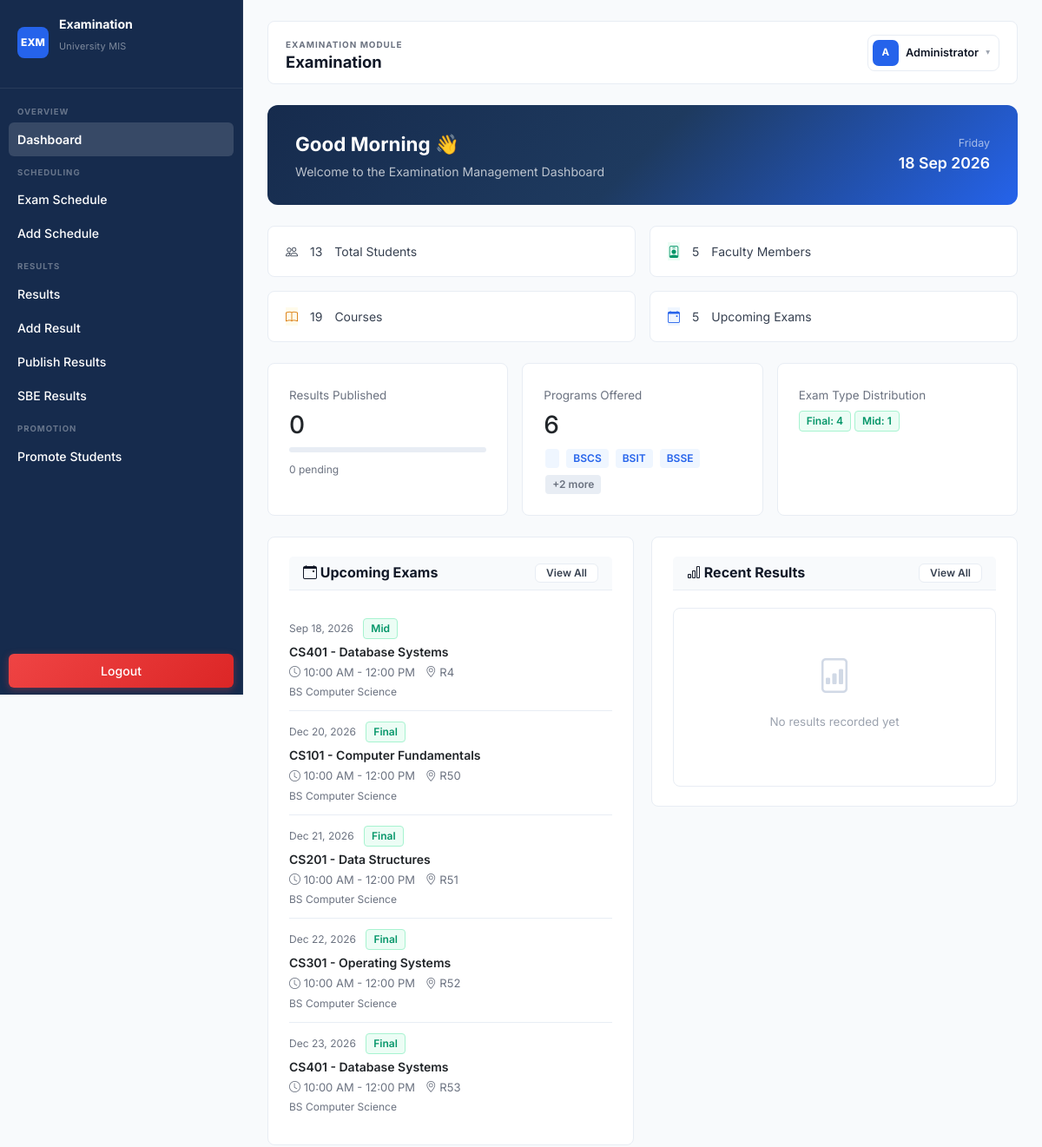
The page /examination/dashboard.php (signed in, upper part) on the database as committed earlier.
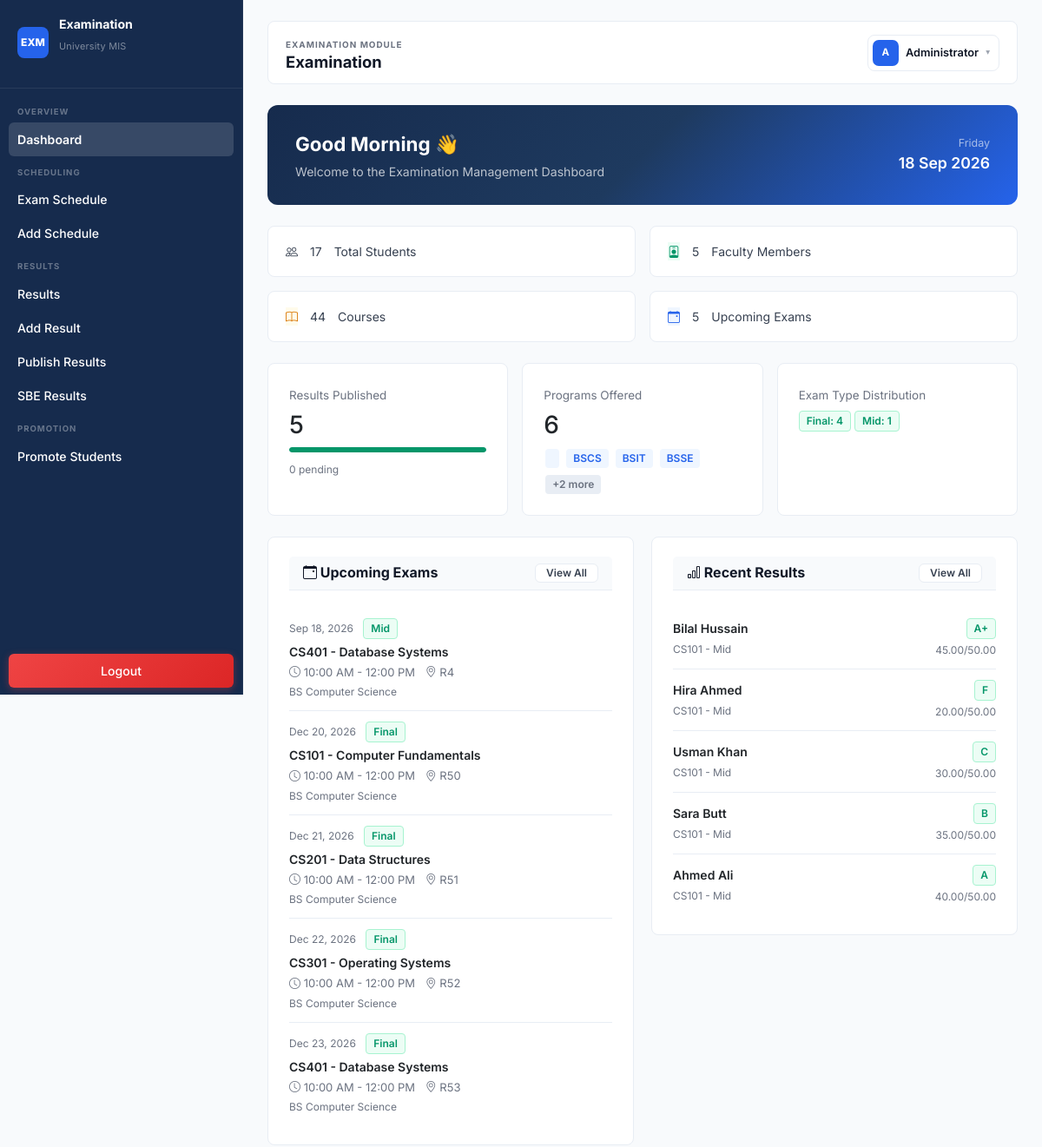
The same page on the database as committed later.
### tables this page shows
CREATE TABLE `exam_schedules` (
  `exam_id` int(11) NOT NULL,
  `course_id` int(11) NOT NULL,
  `exam_type` varchar(30) NOT NULL,
  `date` date NOT NULL,
  `start_time` time NOT NULL,
  `end_time` time NOT NULL,
  `room` varchar(30) NOT NULL,
  `status` enum('Scheduled','Ongoing','Completed','Cancelled') NOT NULL DEFAULT 'Scheduled',
  `created_at` timestamp NOT NULL DEFAULT current_timestamp()
);

CREATE TABLE `courses` (
  `course_id` int(11) NOT NULL,
  `course_code` varchar(20) NOT NULL,
  `course_name` varchar(100) DEFAULT NULL,
  `course_title` varchar(150) NOT NULL,
  `program_id` int(11) DEFAULT NULL,
  `credit_hours` tinyint(4) NOT NULL DEFAULT 3,
  `description` text DEFAULT NULL,
  `department_id` int(11) DEFAULT NULL,
  `semester_id` int(11) NOT NULL,
  `status` enum('Active','Inactive') NOT NULL DEFAULT 'Active',
  `created_at` timestamp NOT NULL DEFAULT current_timestamp(),
  `semester_name` varchar(40) DEFAULT NULL,
  `teacher_id` int(11) DEFAULT NULL
);

CREATE TABLE `programs` (
  `program_id` int(11) NOT NULL,
  `program_name` varchar(100) NOT NULL,
  `program_code` varchar(20) NOT NULL,
  `department_id` int(11) DEFAULT NULL,
  `duration_years` tinyint(4) NOT NULL DEFAULT 4,
  `total_semesters` tinyint(4) NOT NULL DEFAULT 8,
  `status` enum('Active','Inactive') NOT NULL DEFAULT 'Active',
  `created_at` timestamp NOT NULL DEFAULT current_timestamp()
);

CREATE TABLE `exam_results` (
  `result_id` int(11) NOT NULL,
  `student_id` int(11) NOT NULL,
  `exam_id` int(11) NOT NULL,
  `marks_obtained` decimal(5,2) NOT NULL,
  `total_marks` decimal(5,2) NOT NULL,
  `grade` varchar(2) DEFAULT NULL,
  `percentage` decimal(5,2) DEFAULT NULL,
  `status` enum('draft','published','archived') DEFAULT 'draft',
  `remarks` text DEFAULT NULL,
  `entered_by` int(11) DEFAULT NULL,
  `published_by` int(11) DEFAULT NULL,
  `published_at` datetime DEFAULT NULL,
  `created_at` timestamp NOT NULL DEFAULT current_timestamp(),
  `updated_at` timestamp NOT NULL DEFAULT current_timestamp() ON UPDATE current_timestamp()
);

CREATE TABLE `students` (
  `student_id` int(11) NOT NULL,
  `application_id` int(11) NOT NULL,
  `roll_no` varchar(30) DEFAULT NULL,
  `full_name` varchar(150) NOT NULL,
  `father_name` varchar(150) NOT NULL,
  `cnic_or_bform` varchar(20) DEFAULT NULL,
  `dob` date DEFAULT NULL,
  `gender` enum('Male','Female','Other') DEFAULT NULL,
  `contact_no` varchar(20) DEFAULT NULL,
  `email` varchar(150) DEFAULT NULL,
  `address` varchar(255) DEFAULT NULL,
  `program_id` int(11) NOT NULL,
  `admission_session_id` int(11) NOT NULL,
  `current_session_id` int(11) NOT NULL,
  `current_semester_id` int(11) NOT NULL,
  `section_id` int(11) DEFAULT NULL,
  `batch_year` smallint(6) NOT NULL,
  `admission_date` date NOT NULL,
  `status` enum('Active','Freeze','Graduated','Dropped','Suspended') NOT NULL DEFAULT 'Active',
  `created_at` timestamp NOT NULL DEFAULT current_timestamp(),
  `updated_at` timestamp NOT NULL DEFAULT current_timestamp() ON UPDATE current_timestamp(),
  `user_id` int(11) DEFAULT NULL,
  `semester` int(11) DEFAULT 1
);

### examination/dashboard.php (the view, shortened to what the changed rows need)
<?php
include 'includes/header.php';
$conn = getConnection();
$stats = [
    'students' => 0,
    'faculty' => 0,
    'courses' => 0,
    'programs' => 0,
    'upcoming_exams' => 0,
    'results_published' => 0,
    'pending_results' => 0
];
$result = $conn->query("SELECT COUNT(*) as count FROM students WHERE status = 'Active'");
if ($result) {
    $row = $result->fetch_assoc();
    $stats['students'] = $row ? $row['count'] : 0;
}
$result = $conn->query("SELECT COUNT(*) as count FROM faculty");
if ($result) {
    $row = $result->fetch_assoc();
    $stats['faculty'] = $row ? $row['count'] : 0;
}
$result = $conn->query("SELECT COUNT(*) as count FROM courses");
if ($result) {
    $row = $result->fetch_assoc();
    $stats['courses'] = $row ? $row['count'] : 0;
}
$result = $conn->query("SELECT COUNT(*) as count FROM programs");
if ($result) {
    $row = $result->fetch_assoc();
    $stats['programs'] = $row ? $row['count'] : 0;
}
$result = $conn->query("SELECT COUNT(*) as count FROM exam_schedules WHERE date >= CURDATE()");
if ($result) {
    $row = $result->fetch_assoc();
    $stats['upcoming_exams'] = $row ? $row['count'] : 0;
}
$result = $conn->query("SELECT COUNT(*) as count FROM exam_results WHERE status = 'published'");
if ($result) {
    $row = $result->fetch_assoc();
    $stats['results_published'] = $row ? $row['count'] : 0;
}
$result = $conn->query("SELECT COUNT(*) as count FROM exam_results WHERE status = 'draft'");
if ($result) {
    $row = $result->fetch_assoc();
    $stats['pending_results'] = $row ? $row['count'] : 0;
}
$recent_schedules = $conn->query("
    SELECT es.*, c.course_name, c.course_code, p.program_name
    FROM exam_schedules es
    JOIN courses c ON es.course_id = c.course_id
    JOIN programs p ON c.program_id = p.program_id
    WHERE es.date >= CURDATE()
    ORDER BY es.date ASC
    LIMIT 5
");
$recent_results = $conn->query("
    SELECT er.*,
           s.student_id,
           s.full_name as student_name,
           c.course_name,
           c.course_code,
           es.exam_type
    FROM exam_results er
    JOIN students s ON er.student_id = s.student_id
    JOIN exam_schedules es ON er.exam_id = es.exam_id
    JOIN courses c ON es.course_id = c.course_id
    ORDER BY er.result_id DESC
    LIMIT 5
");
$exam_types = $conn->query("
    SELECT exam_type, COUNT(*) as count
    FROM exam_schedules
    WHERE date >= CURDATE()
    GROUP BY exam_type
");
$programs_list = $conn->query("SELECT program_code FROM programs LIMIT 4");
$program_codes = [];
if ($programs_list) {
    while($prog = $programs_list->fetch_assoc()) {
        $program_codes[] = $prog['program_code'];
    }
}
?>
<div class="content-area" id="contentArea">
        <div class="stat-row" style="margin-bottom:24px;">
            <div class="stat-card-v2">
                <div class="stat-card-icon" style="background:var(--primary-bg);color:var(--primary);"><i class="bi bi-people"></i></div>
                <div class="stat-card-value"><?php echo $stats['students']; ?></div>
                <div class="stat-card-label">Total Students</div>
            </div>
            <div class="stat-card-v2">
                <div class="stat-card-icon" style="background:var(--warning-bg);color:var(--warning);"><i class="bi bi-book"></i></div>
                <div class="stat-card-value"><?php echo $stats['courses']; ?></div>
                <div class="stat-card-label">Courses</div>
            </div>
        </div>
        <div class="grid-3" style="margin-bottom:24px;">
            <div class="card">
                <div class="card-content">
                    <p class="muted" style="margin-bottom:8px;">Results Published</p>
                    <h3 style="margin-bottom:8px;"><?php echo $stats['results_published']; ?></h3>
                    <?php
                    $total = $stats['results_published'] + $stats['pending_results'];
                    $percentage = $total > 0 ? ($stats['results_published'] / $total) * 100 : 0;
                    ?>
                    <div style="height:6px;background:var(--border);border-radius:4px;overflow:hidden;margin-bottom:8px;">
                        <div style="height:100%;width:<?= $percentage ?>%;background:var(--success);border-radius:4px;"></div>
                    </div>
                    <span class="muted" style="font-size:12px;"><?php echo $stats['pending_results']; ?> pending</span>
                </div>
            </div>
            <div class="card">
                <div class="card-content">
                    <div style="display:flex;flex-wrap:wrap;gap:4px;">
                        <?php foreach($program_codes as $code): ?>
                            <span style="display:inline-block;padding:2px 8px;border-radius:4px;font-size:12px;font-weight:600;background:var(--accent-light);color:var(--accent);margin:2px;"><?php echo $code; ?></span>
                        <?php endforeach; ?>
                        <?php if($stats['programs'] > 4): ?>
                            <span style="display:inline-block;padding:2px 8px;border-radius:4px;font-size:12px;font-weight:600;background:var(--border);color:var(--text-secondary);margin:2px;">+<?php echo $stats['programs'] - 4; ?> more</span>
                        <?php endif; ?>
                    </div>
                </div>
            </div>
            <div class="card">
                <div class="card-content">
                    <div style="display:flex;flex-wrap:wrap;gap:4px;">
                        <?php if ($exam_types && $exam_types->num_rows > 0): ?>
                            <?php while($type = $exam_types->fetch_assoc()): ?>
                                <span style="display:inline-block;padding:2px 8px;border-radius:4px;font-size:12px;font-weight:600;background:var(--success-bg);color:var(--success);border:1px solid var(--success-border);">
                                    <?php echo ucfirst($type['exam_type']); ?>: <?php echo $type['count']; ?>
                                </span>
                            <?php endwhile; ?>
                        <?php else: ?>
                            <span class="muted">No exams scheduled</span>
                        <?php endif; ?>
                    </div>
                </div>
            </div>
        </div>
        <div class="grid-2" style="margin-bottom:24px;">
            <div class="card">
                <div class="card-content">
                    <?php if ($recent_schedules && $recent_schedules->num_rows > 0): ?>
                        <?php $schedule_count = 0; ?>
                        <?php while($schedule = $recent_schedules->fetch_assoc()): ?>
                            <?php $schedule_count++; ?>
                            <div style="padding:12px 0;<?php if($schedule_count < $recent_schedules->num_rows) echo 'border-bottom:1px solid var(--border);'; ?>">
                                <div style="display:flex;justify-content:space-between;align-items:center;margin-bottom:4px;">
                                    <span class="muted" style="font-size:12px;">
                                        <?php echo date('M d, Y', strtotime($schedule['date'])); ?>
                                        <span style="display:inline-block;padding:2px 8px;border-radius:4px;font-size:12px;font-weight:600;background:var(--success-bg);color:var(--success);border:1px solid var(--success-border);margin-left:8px;">
                                            <?php echo ucfirst($schedule['exam_type']); ?>
                                        </span>
                                    </span>
                                </div>
                                <div style="font-weight:600;margin-bottom:4px;">
                                    <?php echo $schedule['course_code']; ?> - <?php echo $schedule['course_name']; ?>
                                </div>
                                <div style="font-size:13px;color:var(--text-secondary);">
                                    <i class="bi bi-clock"></i>
                                    <?php echo date('h:i A', strtotime($schedule['start_time'])); ?> -
                                    <?php echo date('h:i A', strtotime($schedule['end_time'])); ?>
                                    <i class="bi bi-geo-alt" style="margin-left:8px;"></i> <?php echo $schedule['room']; ?>
                                </div>
                                <div class="muted" style="font-size:12px;margin-top:4px;"><?php echo $schedule['program_name']; ?></div>
                            </div>
                        <?php endwhile; ?>
                    <?php endif; ?>
                </div>
            </div>
            <div class="card">
                <div class="card-content">
                    <?php if ($recent_results && $recent_results->num_rows > 0): ?>
                        <?php $result_count = 0; ?>
                        <?php while($result = $recent_results->fetch_assoc()): ?>
                            <?php $result_count++; ?>
                            <div style="padding:12px 0;<?php if($result_count < $recent_results->num_rows) echo 'border-bottom:1px solid var(--border);'; ?>">
                                <div style="display:flex;justify-content:space-between;align-items:center;">
                                    <div>
                                        <div style="font-weight:600;margin-bottom:2px;"><?php echo $result['student_name']; ?></div>
                                        <span class="muted" style="font-size:12px;">
                                            <?php echo $result['course_code']; ?> - <?php echo ucfirst($result['exam_type']); ?>
                                        </span>
                                    </div>
                                    <div style="text-align:right;">
                                        <span style="display:inline-block;padding:2px 8px;border-radius:4px;font-size:12px;font-weight:600;background:var(--success-bg);color:var(--success);border:1px solid var(--success-border);">
                                            <?php echo $result['grade']; ?>
                                        </span>
                                        <div style="font-size:12px;color:var(--text-secondary);margin-top:4px;">
                                            <?php echo $result['marks_obtained']; ?>/<?php echo $result['total_marks']; ?>
                                        </div>
                                    </div>
                                </div>
                            </div>
                        <?php endwhile; ?>
                    <?php else: ?>
                        <div class="empty-state">
                            <div class="empty-state-icon"><i class="bi bi-file-bar-graph"></i></div>
                            <p class="empty-state-text">No results recorded yet</p>
                        </div>
                    <?php endif; ?>
                </div>
            </div>
        </div>
    </div>
<?php include 'includes/footer.php'; ?>

Rows that differ between the two databases and show on the page:
now on this page (row edited): exam_results: student.full_name "Bilal Hussain", courses.course_code "CS101", exam.exam_type "Mid", grade "A+", marks_obtained "45.00", total_marks "50.00"
now on this page (row edited): exam_results: student.full_name "Hira Ahmed", courses.course_code "CS101", exam.exam_type "Mid", grade "F", marks_obtained "20.00", total_marks "50.00"
now on this page (row edited): exam_results: student.full_name "Usman Khan", courses.course_code "CS101", exam.exam_type "Mid", grade "C", marks_obtained "30.00", total_marks "50.00"
now on this page (row edited): exam_results: student.full_name "Sara Butt", courses.course_code "CS101", exam.exam_type "Mid", grade "B", marks_obtained "35.00", total_marks "50.00"
now on this page (row edited): exam_results: student.full_name "Ahmed Ali", courses.course_code "CS101", exam.exam_type "Mid", grade "A", marks_obtained "40.00", total_marks "50.00"
Other text that changed with them:
$stats['students']: "13" → "17"
$stats['courses']: "19" → "44"
$stats['results_published']: "0" → "5"
text no longer shown: "No results recorded yet"
